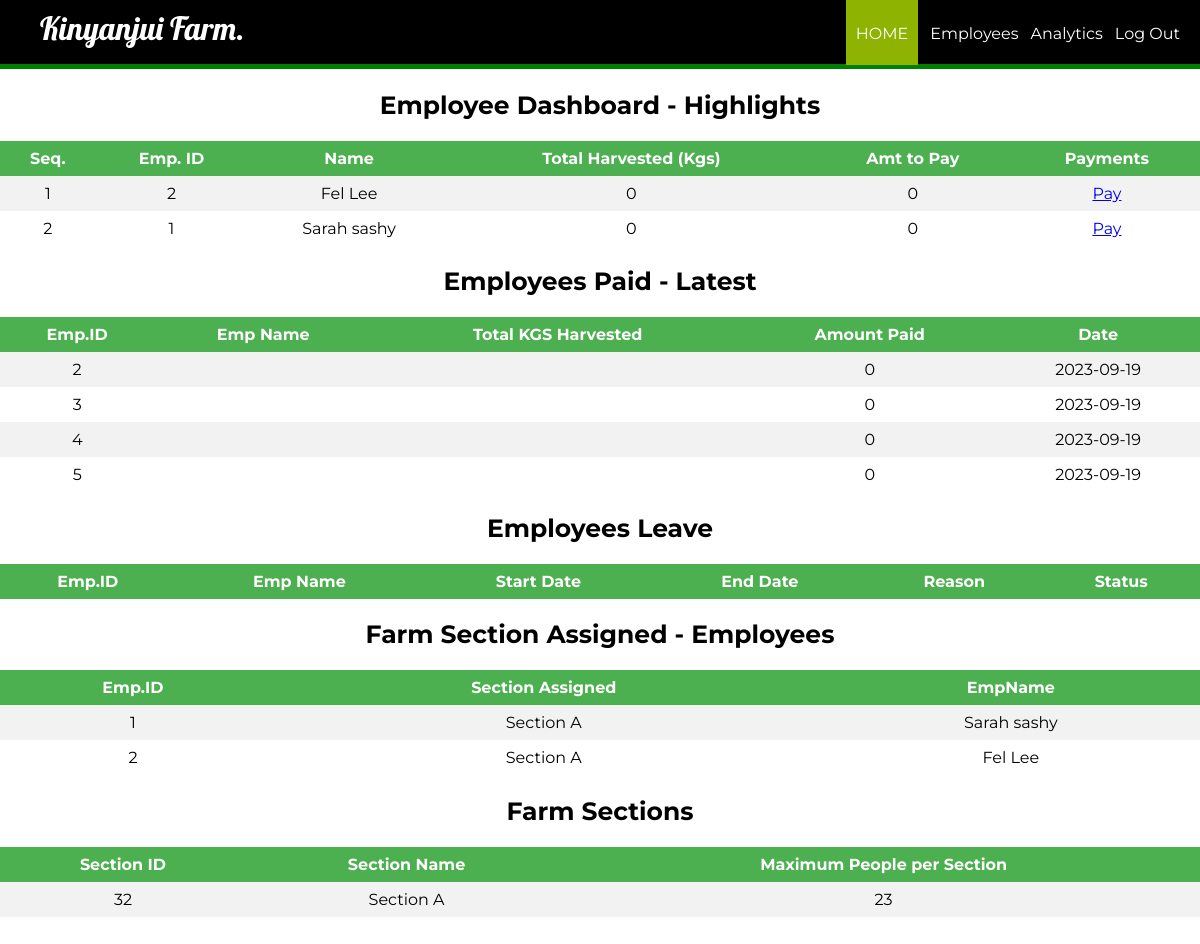
/manager/managerHome.php?id=116, run on an earlier commit of the app's database.
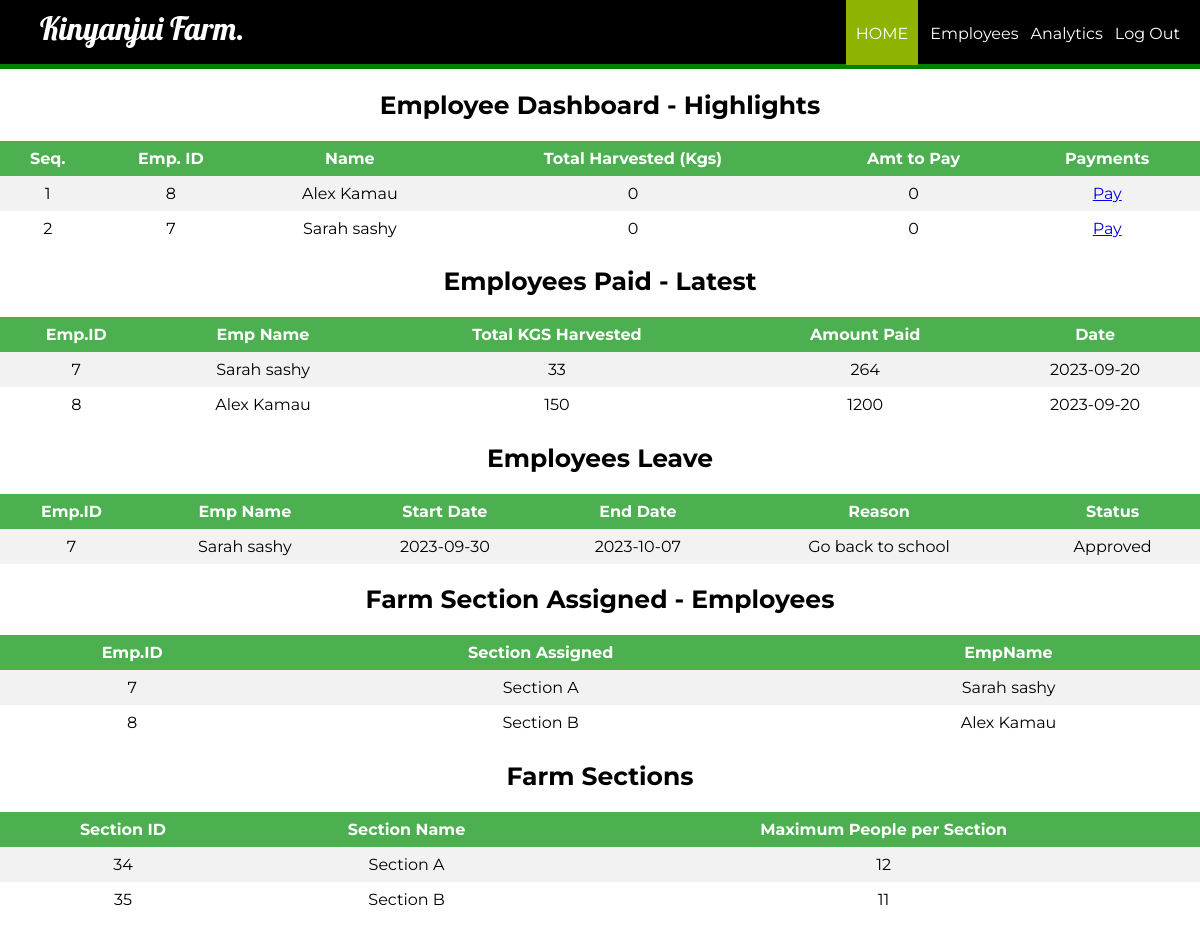
And on a later commit of the database.
### tables this page shows
CREATE TABLE `employee_salary` (
  `eid` int(11) NOT NULL,
  `total_kgs_harvested` int(11) DEFAULT 0,
  `total_amt_payable` int(11) NOT NULL
);

CREATE TABLE `employee` (
  `id` int(11) NOT NULL,
  `firstName` varchar(100) NOT NULL,
  `lastName` varchar(100) NOT NULL,
  `national_id` int(100) NOT NULL,
  `birthday` date NOT NULL,
  `gender` varchar(10) NOT NULL,
  `contact` varchar(20) NOT NULL,
  `address` varchar(100) DEFAULT NULL,
  `dept` varchar(100) NOT NULL,
  `status` varchar(100) NOT NULL,
  `pic` text NOT NULL
);

CREATE TABLE `employee_paid` (
  `id` int(11) NOT NULL,
  `empName` varchar(255) NOT NULL,
  `total_kgs_harvested` varchar(255) NOT NULL,
  `amt_paid` int(100) NOT NULL,
  `date` date NOT NULL
);

CREATE TABLE `farm_section_assigned` (
  `id` int(11) NOT NULL,
  `section_assigned` varchar(255) NOT NULL,
  `empName` varchar(255) NOT NULL,
  `employee_id` int(11) NOT NULL
);

CREATE TABLE `farm_section` (
  `id` int(10) NOT NULL,
  `section_name` varchar(225) NOT NULL,
  `max_people` varchar(225) NOT NULL
);

CREATE TABLE `employee_leave` (
  `id` int(11) NOT NULL,
  `empName` varchar(255) NOT NULL,
  `start` date NOT NULL,
  `end` date NOT NULL,
  `reason` varchar(255) NOT NULL,
  `status` varchar(255) NOT NULL
);

### manager/managerHome.php (the view, shortened to what this page needs)
<?php
	require_once ('../process/dbh.php');
	$id = (isset($_GET['id']) ? $_GET['id'] : '');
	$sql = "SELECT id, firstName, lastName,  total_kgs_harvested FROM employee, employee_salary WHERE employee_salary.eid = employee.id order by employee_salary.total_kgs_harvested desc";
	$sql5 = "SELECT * FROM employee_paid";
	$sql6 = "SELECT * FROM employee_leave";
	$sql7 = "SELECT * FROM farm_section_assigned";
	$sql8 = "SELECT * FROM farm_section";
$result = mysqli_query($conn, $sql);
$result5 = mysqli_query($conn, $sql5);
$result6 = mysqli_query($conn, $sql6);
$result7 = mysqli_query($conn, $sql7);
$result8 = mysqli_query($conn, $sql8);
?>
<html>
<head>
	<link rel="stylesheet" type="text/css" href="../stylescss/manager_login_style.css">
</head>
<body>
	<header>
		<nav>
			<h1>Kinyanjui Farm.</h1>
			<ul id="navli">
			    <li><a class="homered" href="managerHome.php?id=<?php echo $id?>"">HOME</a></li>
                <li><a class="homeblack" href="managerEmployee.php?id=<?php echo $id?>"">Employees</a></li>
				<li><a class="homeblack" href="../Analytics/managerAnalytics.php?id=<?php echo $id?>"">Analytics</a></li>
				<li><a class="homeblack" href="managerlogin.html">Log Out</a></li>
			</ul>
		</nav>
	</header>
	<div class="divider"></div>
	<div id="divimg">
	<div>
		    	<h2 style="font-family: 'Montserrat', sans-serif; font-size: 25px; text-align: center;">Employee Dashboard - Highlights </h2>
    	<table>
			<tr bgcolor="#000">
				<th align = "center">Seq.</th>
				<th align = "center">Emp. ID</th>
				<th align = "center">Name</th>
				<th align = "center">Total Harvested (Kgs)</th>
				<th align = "center">Amt to Pay</th>
				<th align = "center">Payments</th>
			</tr>
			<?php
				$seq = 1;
				while ($employee = mysqli_fetch_assoc($result)) {
					echo "<tr>";
					echo "<td>".$seq."</td>";
					echo "<td>".$employee['id']."</td>";
					echo "<td>".$employee['firstName']." ".$employee['lastName']."</td>";
					echo "<td>".$employee['total_kgs_harvested']."</td>";
					$total_kgs_harvestedMultiplied = $employee['total_kgs_harvested'] * 8;
					echo "<td>" . $total_kgs_harvestedMultiplied . "</td>";
					echo "<td><a href=\"employeePayment.php?id=$employee[id]\">Pay</a></td>";
					$seq+=1;
				}
			?>
		</table>
	<div id="divimg">
	<div>
		    	<h2 style="font-family: 'Montserrat', sans-serif; font-size: 25px; text-align: center;">Employees Paid - Latest </h2>
    	<table>
			<tr bgcolor="#000">
				<th align = "center">Emp.ID</th>
				<th align = "center">Emp Name</th>
				<th align = "center">Total KGS Harvested</th>
				<th align = "center">Amount Paid</th>
				<th align = "center">Date</th>
			</tr>
			<?php
				while ($employee = mysqli_fetch_assoc($result5)) {
					echo "<tr>";
					echo "<td>".$employee['id']."</td>";
					echo "<td>".$employee['empName']."</td>";
					echo "<td>".$employee['total_kgs_harvested']."</td>";
					echo "<td>".$employee['amt_paid']."</td>";
					echo "<td>".$employee['date']."</td>";
				}
			?>
		</table>
	</div>
	<div id="divimg">
	<div>
		    	<h2 style="font-family: 'Montserrat', sans-serif; font-size: 25px; text-align: center;">Employees Leave </h2>
    	<table>
			<tr bgcolor="#000">
				<th align = "center">Emp.ID</th>
				<th align = "center">Emp Name</th>
				<th align = "center">Start Date</th>
				<th align = "center">End Date</th>
				<th align = "center">Reason</th>
				<th align = "center">Status</th>
			</tr>
			<?php
				while ($employee = mysqli_fetch_assoc($result6)) {
					echo "<tr>";
					echo "<td>".$employee['id']."</td>";
					echo "<td>".$employee['empName']."</td>";
					echo "<td>".$employee['start']."</td>";
					echo "<td>".$employee['end']."</td>";
					echo "<td>".$employee['reason']."</td>";
					echo "<td>".$employee['status']."</td>";
				}
			?>
		</table>
	</div>
	<div id="divimg">
	<div>
		    	<h2 style="font-family: 'Montserrat', sans-serif; font-size: 25px; text-align: center;"> Farm Section Assigned - Employees </h2>
    	<table>
			<tr bgcolor="#000">
				<th align = "center">Emp.ID</th>
				<th align = "center">Section Assigned</th>
				<th align = "center">EmpName</th>
			</tr>
			<?php
				while ($employee = mysqli_fetch_assoc($result7)) {
					echo "<tr>";
					echo "<td>".$employee['id']."</td>";
					echo "<td>".$employee['section_assigned']."</td>";
					echo "<td>".$employee['empName']."</td>";
				}
			?>
		</table>
	</div>
	<div id="divimg">
	<div>
		    	<h2 style="font-family: 'Montserrat', sans-serif; font-size: 25px; text-align: center;">Farm Sections </h2>
    	<table>
			<tr bgcolor="#000">
				<th align = "center">Section ID</th>
				<th align = "center">Section Name</th>
				<th align = "center">Maximum People per Section</th>
			</tr>
			<?php
				while ($employee = mysqli_fetch_assoc($result8)) {
					echo "<tr>";
					echo "<td>".$employee['id']."</td>";
					echo "<td>".$employee['section_name']."</td>";
					echo "<td>".$employee['max_people']."</td>";
				}
			?>
		</table>
	</div>
<br>
<br>
<br>
<br>
<br>
	</div>
	</div>
</body>
</html>

What changed in the data, as far as the page shows it:
removed employee_salary: eid "2", eid.firstName "Fel", eid.lastName "Lee", total_kgs_harvested "0"
removed employee_salary: eid "1", eid.firstName "Sarah", eid.lastName "sashy", total_kgs_harvested "0"
removed employee_paid: id "2", amt_paid "0", date "2023-09-19"
removed employee_paid: id "3", amt_paid "0", date "2023-09-19"
removed employee_paid: id "4", amt_paid "0", date "2023-09-19"
removed employee_paid: id "5", amt_paid "0", date "2023-09-19"
removed farm_section_assigned: id "1", section_assigned "Section A", empName "Sarah sashy"
removed farm_section_assigned: id "2", section_assigned "Section A", empName "Fel Lee"
removed farm_section: id "32", section_name "Section A", max_people "23"
added employee_salary: eid "8", eid.firstName "Alex", eid.lastName "Kamau", total_kgs_harvested "0"
added employee_salary: eid "7", eid.firstName "Sarah", eid.lastName "sashy", total_kgs_harvested "0"
added employee_paid: id "7", empName "Sarah sashy", total_kgs_harvested "33", amt_paid "264", date "2023-09-20"
added employee_paid: id "8", empName "Alex Kamau", total_kgs_harvested "150", amt_paid "1200", date "2023-09-20"
added employee_leave: id "7", empName "Sarah sashy", start "2023-09-30", end "2023-10-07", reason "Go back to school", status "Approved"
added farm_section_assigned: id "7", section_assigned "Section A", empName "Sarah sashy"
added farm_section_assigned: id "8", section_assigned "Section B", empName "Alex Kamau"
added farm_section: id "34", section_name "Section A", max_people "12"
added farm_section: id "35", section_name "Section B", max_people "11"
